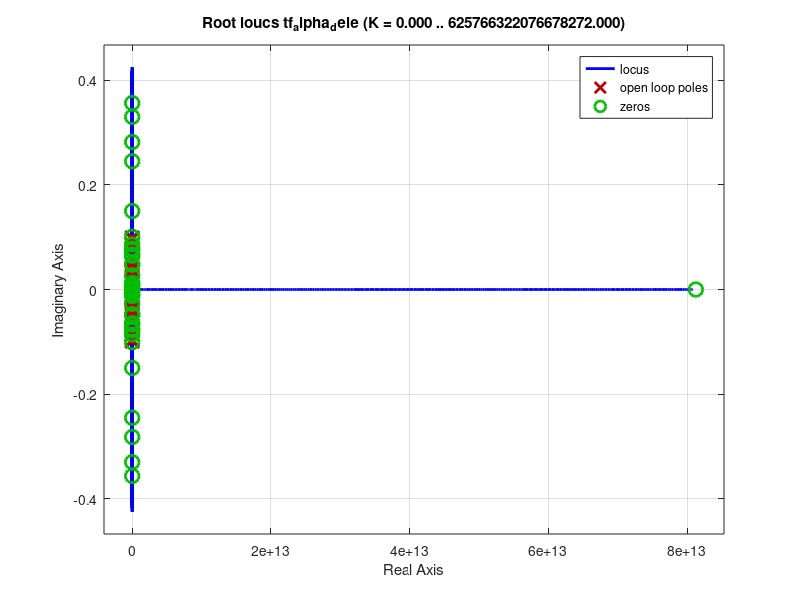
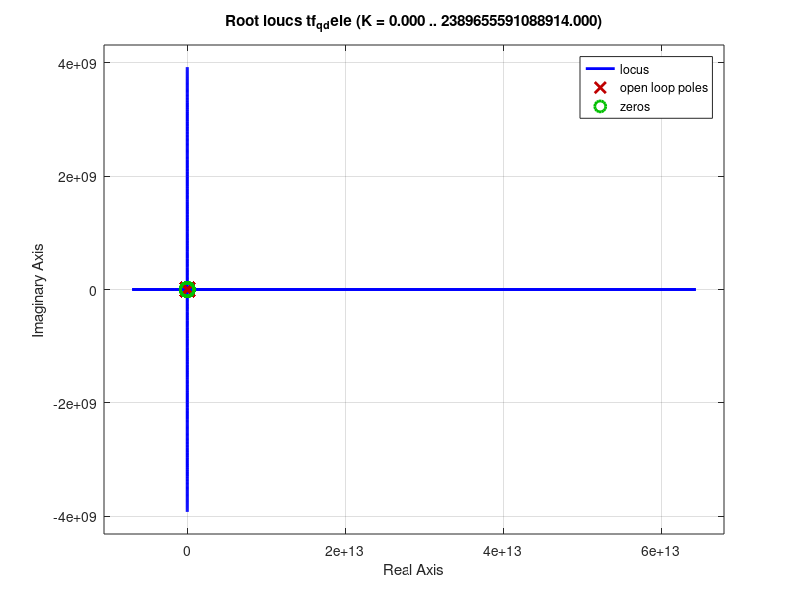
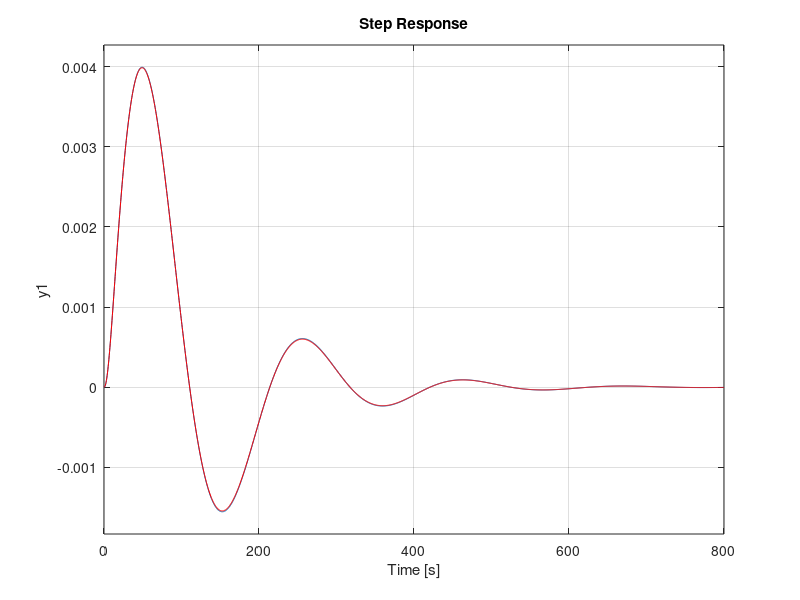

The MATLAB script that drew these images, in order:
clear all ;
close all ;
clc ;

load longitudinal_matrices
s=tf('s') ;

%% Calculation for alpha
B_alpha_dele = B_matrix_lon(:,1) ;
C_alpha_dele = [0 1 0 0] ;

tf_alpha_dele = minreal(C_alpha_dele*inv(s*eye(4)-A_matrix_lon)*B_alpha_dele) ;

ka = 01 ; % Will be selected
tf_alpha_dele_fb = series(tf_alpha_dele,ka) ;
pole(tf_alpha_dele_fb)
figure
rlocus(tf_alpha_dele)
figure
step(tf_alpha_dele)
hold on
step(tf_alpha_dele_fb,'r')

%% Calculation for q
B_q_dele = B_matrix_lon(:,2) ;
C_q_dele = [0 0 0 1] ;
tf_q_dele = minreal(C_q_dele*inv(s*eye(4)-A_matrix_lon)*B_q_dele) ;

kq = 0.5 ; % Will be selected
tf_q_dele_fb = feedback(tf_q_dele,kq) ;
pole(tf_q_dele_fb)
figure
rlocus(tf_q_dele)
figure
step(tf_q_dele)
hold on
step(tf_q_dele_fb,'r')

